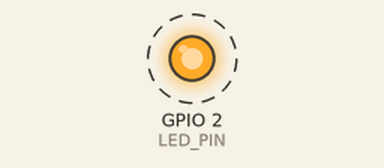
Recording of a program running on a simulated ESP32. On the bench: output pins drawn as LEDs (lit = HIGH). Dashed ring = blinking. What the program prints to the serial monitor is not drawn.

Above: at 0.5 s.
Timing chart, 0 to 4.6 s (numbered marks = the images above):
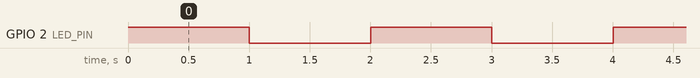

The program:

main.cpp
```cpp
#include <Arduino.h>
#include "freertos/FreeRTOS.h"
#include "freertos/task.h"
#include "freertos/semphr.h"

#define LED_PIN 2  // Pin del LED

SemaphoreHandle_t semaforoEncender;
SemaphoreHandle_t semaforoApagar;

void tareaEncenderLED(void * parameter) {
  for(;;) {
    if (xSemaphoreTake(semaforoEncender, portMAX_DELAY)) {
      digitalWrite(LED_PIN, HIGH);
      Serial.println("LED Encendido");
      vTaskDelay(1000 / portTICK_PERIOD_MS);
      xSemaphoreGive(semaforoApagar);  // Permitir que la otra tarea se ejecute
    }
  }
}

void tareaApagarLED(void * parameter) {
  for(;;) {
    if (xSemaphoreTake(semaforoApagar, portMAX_DELAY)) {
      digitalWrite(LED_PIN, LOW);
      Serial.println("LED Apagado");
      vTaskDelay(1000 / portTICK_PERIOD_MS);
      xSemaphoreGive(semaforoEncender);  // Permitir que la otra tarea se ejecute
    }
  }
}

void setup() {
  Serial.begin(115200);
  pinMode(LED_PIN, OUTPUT);

  semaforoEncender = xSemaphoreCreateBinary();
  semaforoApagar = xSemaphoreCreateBinary();

  xTaskCreate(tareaEncenderLED, "Encender LED", 1000, NULL, 1, NULL);
  xTaskCreate(tareaApagarLED, "Apagar LED", 1000, NULL, 1, NULL);

  xSemaphoreGive(semaforoEncender);  // Iniciar la alternancia
}

void loop() {
  // El loop está vacío porque todo se maneja con tareas en FreeRTOS
}
```

Measured:
- by itself, GPIO 2 (LED_PIN): alternates HIGH for 1.0 s and LOW for 1.0 s
